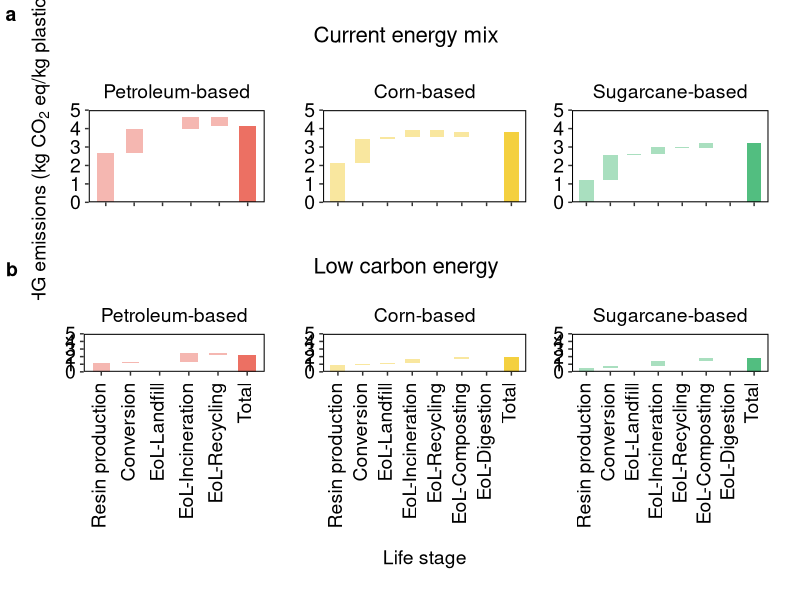

R code for this plot:
install.packages("tidyverse")
library(tidyverse)

################################### Current Energy Mix: Petroleum-based ###################################################

petro <- data.frame(stage = c("Resin production", "Conversion", "EoL-Landfill", "EoL-Incineration",  
                              "EoL-Recycling", "Total"),
                    amount = c(2.665, 1.314, 0.005, 0.662, -0.531, 4.116))
                    
petro$stage <- as.factor(petro$stage)
petro$id <- seq_along(petro$amount)
petro$type <- ifelse(petro$amount > 4, "total", "slice")
# petro[petro$stage %in% c("total"), "type"] <- "net"

petro$end <- cumsum(petro$amount)
petro$end <- c(head(petro$end, -1), 0)
petro$start <- c(0, head(petro$end, -1))
petro <- petro[,c(3,1,4,6,5,2)]
petro

petro$type <- as.factor(petro$type)

library(ggplot2)

f3a1 <- ggplot(petro, aes(fill = type)) + 
  scale_fill_manual(values = c("#F5B7B1", "#EC7063")) +
  geom_rect(aes(fct_inorder(stage), xmin = id - 0.3, xmax = id + 0.3, ymin = start, ymax = end)) 

################################### Current Energy Mix: Corn-based ###################################################

corn <- data.frame(stage = c("Resin production", "Conversion", "EoL-Landfill", "EoL-Incineration",  
                              "EoL-Recycling", "EoL-Composting", "EoL-Digestion","Total"),
                    amount = c(2.144,1.314,0.063,0.408,-0.395,0.254,0.012,3.800))

corn$stage <- as.factor(corn$stage)
corn$id <- seq_along(corn$amount)
corn$type <- ifelse(corn$amount > 3, "total", "slice")

corn$end <- cumsum(corn$amount)
corn$end <- c(head(corn$end, -1), 0)
corn$start <- c(0, head(corn$end, -1))
corn <- corn[,c(3,1,4,6,5,2)]
corn

corn$type <- as.factor(corn$type)

f3a2 <- ggplot(corn, aes(fill = type)) + 
  scale_fill_manual(values = c("#F9E79F", "#F4D03F")) +
  geom_rect(aes(fct_inorder(stage), xmin = id - 0.3, xmax = id + 0.3, ymin = start, ymax = end)) 

################################## Current Energy Mix: Sugarcane-based ###################################################

cane <- data.frame(stage = c("Resin production", "Conversion", "EoL-Landfill", "EoL-Incineration",  
                             "EoL-Recycling", "EoL-Composting", "EoL-Digestion","Total"),
                   amount = c(1.227,1.314,0.063,0.408,-0.068,0.254,0.012,3.211))

cane$stage <- as.factor(cane$stage)
cane$id <- seq_along(cane$amount)
cane$type <- ifelse(cane$amount > 3.000, "total","slice")

cane$end <- cumsum(cane$amount)
cane$end <- c(head(cane$end, -1), 0)
cane$start <- c(0, head(cane$end, -1))
cane <- cane[,c(3,1,4,6,5,2)]
cane

cane$type <- as.factor(cane$type)

f3a3 <- ggplot(cane, aes(fill = type)) + 
  scale_fill_manual(values = c("#A9DFBF", "#52BE80")) +
  geom_rect(aes(fct_inorder(stage), xmin = id - 0.3, xmax = id + 0.3, ymin = start, ymax = end)) 

##################################################################################################################
################################### Low carbon Energy Mix: Petroleum-based ###################################################

petro2 <- data.frame(stage = c("Resin production", "Conversion", "EoL-Landfill", "EoL-Incineration",  
                              "EoL-Recycling", "Total"),
                    amount = c(1.172,0.179,0.005,1.114,-0.232,2.237))

petro2$stage <- as.factor(petro2$stage)
petro2$id <- seq_along(petro2$amount)
petro2$type <- ifelse(petro2$amount > 2, "total", "slice")
# petro[petro$stage %in% c("total"), "type"] <- "net"

petro2$end <- cumsum(petro2$amount)
petro2$end <- c(head(petro2$end, -1), 0)
petro2$start <- c(0, head(petro2$end, -1))
petro2 <- petro2[,c(3,1,4,6,5,2)]
petro2

petro2$type <- as.factor(petro2$type)

f3b1 <- ggplot(petro2, aes(fill = type)) + 
  scale_fill_manual(values = c("#F5B7B1", "#EC7063")) +
  geom_rect(aes(fct_inorder(stage), xmin = id - 0.3, xmax = id + 0.3, ymin = start, ymax = end)) 

#################################### Low carbon Energy Mix: Corn-based ###################################################

corn2 <- data.frame(stage = c("Resin production", "Conversion", "EoL-Landfill", "EoL-Incineration",  
                             "EoL-Recycling", "EoL-Composting", "EoL-Digestion","Total"),
                   amount = c(0.884,0.179,0.063,0.597,-0.019,0.277,0.026,2.006))

corn2$stage <- as.factor(corn2$stage)
corn2$id <- seq_along(corn2$amount)
corn2$type <- ifelse(corn2$amount > 1.9, "total", "slice")

corn2$end <- cumsum(corn2$amount)
corn2$end <- c(head(corn2$end, -1), 0)
corn2$start <- c(0, head(corn2$end, -1))
corn2 <- corn2[,c(3,1,4,6,5,2)]
corn2

corn2$type <- as.factor(corn2$type)

f3b2 <- ggplot(corn2, aes(fill = type)) + 
  scale_fill_manual(values = c("#F9E79F", "#F4D03F")) +
  geom_rect(aes(fct_inorder(stage), xmin = id - 0.3, xmax = id + 0.3, ymin = start, ymax = end)) 

##################################### Low carbon Energy Mix: Sugarcane-based ###################################################

cane2 <- data.frame(stage = c("Resin production", "Conversion", "EoL-Landfill", "EoL-Incineration",  
                             "EoL-Recycling", "EoL-Composting", "EoL-Digestion","Total"),
                   amount = c(0.541,0.179,0.063,0.597,0.102,0.277,0.026,1.783))

cane2$stage <- as.factor(cane2$stage)
cane2$id <- seq_along(cane2$amount)
cane2$type <- ifelse(cane2$amount > 1.5, "total","slice")

cane2$end <- cumsum(cane2$amount)
cane2$end <- c(head(cane2$end, -1), 0)
cane2$start <- c(0, head(cane2$end, -1))
cane2 <- cane2[,c(3,1,4,6,5,2)]
cane2

cane2$type <- as.factor(cane2$type)

f3b3 <- ggplot(cane2, aes(fill = type)) + 
  scale_fill_manual(values = c("#A9DFBF", "#52BE80")) +
  geom_rect(aes(fct_inorder(stage), xmin = id - 0.3, xmax = id + 0.3, ymin = start, ymax = end)) 

#########################################################################################################################
###################################### Combine the six panels ###########################################################

library(cowplot)
theme_set(theme_grey())
f3a <- plot_grid(f3a1 + scale_y_continuous(breaks = seq(0, 5.000, 1.000), labels=function(x) format(x, big.mark = ",", scientific = FALSE), 
                                           limits = c(0, 5.000), expand = c(0, 0)) +
                   theme_bw() +
                   labs(x = "", title = "Petroleum-based", y = expression("GHG emissions (kg "*"CO"[2]*" eq/kg plastic)")) +
                   
                   theme(plot.title = element_text(hjust = 0.5, size = 14),
                         axis.title.x = element_text(size = 14, margin = margin(t = 8)),
                         axis.title.y = element_text(size = 14, margin = margin(r = 8)),
                         axis.text.x = element_blank(),
                         axis.text.y = element_text(color = "black", size = 14, angle = 0, hjust = 0.5, vjust = 0.5,
                                                    margin = margin(l = 3, r = 3)), 
                         legend.position = "none",
                         panel.grid.major.x = element_blank(), panel.grid.major.y = element_blank(),
                         panel.grid.minor.x = element_blank(), panel.grid.minor.y = element_blank()) +
                   theme(plot.margin = unit(c(1.0, 0.05, 0.5, 0.8), "cm"),
                         panel.border = element_rect(colour = "black", fill = NA, size = 0.7)),
                 
                 f3a2 + scale_y_continuous(breaks = seq(0, 5.000, 1.000), labels=function(x) format(x, big.mark = ",", scientific = FALSE), 
                                           limits = c(0, 5.000), expand = c(0, 0)) +
                   theme_bw() +
                   labs(x = "", title = "Corn-based") +
                   
                   theme(plot.title = element_text(hjust = 0.5, size = 14),
                         axis.title.x = element_text(size = 14, margin = margin(t = 8)),
                         axis.title.y = element_text(size = 14, margin = margin(r = 8)),
                         axis.text.x = element_blank(),
                         axis.text.y = element_text(color = "black", size = 14, angle = 0, hjust = 0.5, vjust = 0.5,
                                                    margin = margin(l = 3, r = 3)), 
                         legend.position = "none",
                         panel.grid.major.x = element_blank(), panel.grid.major.y = element_blank(),
                         panel.grid.minor.x = element_blank(), panel.grid.minor.y = element_blank()) +
                   theme(plot.margin = unit(c(1.0, 0.18, 0.5, 0.85), "cm"), 
                         panel.border = element_rect(colour = "black", fill = NA, size = 0.7)),
                 
                 f3a3 + scale_y_continuous(breaks = seq(0, 5.000, 1.000), labels=function(x) format(x, big.mark = ",", scientific = FALSE), 
                                           limits = c(0, 5.000), expand = c(0, 0)) +
                   theme_bw() + labs(x = "", title = "Sugarcane-based") +
                   
                   theme(plot.title = element_text(hjust = 0.5, size = 14),
                         axis.title.x = element_text(size = 14, margin = margin(t = 8)),
                         axis.title.y = element_text(size = 14, margin = margin(r = 8)),
                         axis.text.x = element_blank(),
                         axis.text.y = element_text(color = "black", size = 14, angle = 0, hjust = 0.5, vjust = 0.5,
                                                    margin = margin(l = 3, r = 3)), 
                         panel.grid.major.x = element_blank(), panel.grid.major.y = element_blank(),
                         panel.grid.minor.x = element_blank(), panel.grid.minor.y = element_blank()) +
                   theme(legend.position = "none", plot.margin = unit(c(1.0, 0.8, 0.5, 0.4), "cm"),
                         panel.border = element_rect(colour = "black", fill = NA, size = 0.7)),
                 align = "h", ncol = 3, rel_widths = c(1,1,1))


f3b <- plot_grid(f3b1 + scale_y_continuous(breaks = seq(0, 5.000, 1.000), labels=function(x) format(x, big.mark = ",", scientific = FALSE), 
                                   limits = c(0, 5.000), expand = c(0, 0)) +
                   theme_bw() +
                   labs(x = "", title = "Petroleum-based", y = "") +
                   
                   theme(plot.title = element_text(hjust = 0.5, size = 14),
                         axis.title.x = element_text(size = 14, margin = margin(t = 8)),
                         axis.title.y = element_text(size = 14, margin = margin(r = 8)),
                         axis.text.x = element_text(color = "black", size = 14, angle = 90, hjust = 1, vjust = 0.3, 
                                                    margin = margin(t = 5, b = 5)),
                         axis.text.y = element_text(color = "black", size = 14, angle = 0, hjust = 0.5, vjust = 0.5,
                                                    margin = margin(l = 3, r = 3)), 
                         legend.position = "none",
                         panel.grid.major.x = element_blank(), panel.grid.major.y = element_blank(),
                         panel.grid.minor.x = element_blank(), panel.grid.minor.y = element_blank()) +
                   theme(plot.margin = unit(c(0.2, 0.05, 0.8, 0.8), "cm"),
                         panel.border = element_rect(colour = "black", fill = NA, size = 0.7)),
                 
                 f3b2 + scale_y_continuous(breaks = seq(0, 5.000, 1.000), labels=function(x) format(x, big.mark = ",", scientific = FALSE), 
                                          limits = c(0, 5.000), expand = c(0, 0)) +
                   theme_bw() +
                   labs(x = "Life stage", title = "Corn-based", vjust = 1) +
                   
                   theme(plot.title = element_text(hjust = 0.5, size = 14),
                         axis.title.x = element_text(size = 14, margin = margin(t = 8)),
                         axis.title.y = element_text(size = 14, margin = margin(r = 8)),
                         axis.text.x = element_text(color = "black", size = 14, angle = 90, hjust = 1, vjust = 0.3, 
                                                    margin = margin(t = 5, b = 5)),
                         axis.text.y = element_text(color = "black", size = 14, angle = 0, hjust = 0.5, vjust = 0.5,
                                                    margin = margin(l = 3, r = 3)), 
                         legend.position = "none",
                         panel.grid.major.x = element_blank(), panel.grid.major.y = element_blank(),
                         panel.grid.minor.x = element_blank(), panel.grid.minor.y = element_blank()) +
                   theme(plot.margin = unit(c(0.2, 0.18, 0.8, 0.85), "cm"), 
                         panel.border = element_rect(colour = "black", fill = NA, size = 0.7)),
                 
                 f3b3 + scale_y_continuous(breaks = seq(0, 5.000, 1.000), labels=function(x) format(x, big.mark = ",", scientific = FALSE), 
                                          limits = c(0, 5.000), expand = c(0, 0)) +
                   theme_bw() + labs(x = "", title = "Sugarcane-based") +
                   
                   theme(plot.title = element_text(hjust = 0.5, size = 14),
                         axis.title.x = element_text(size = 14, margin = margin(t = 8)),
                         axis.title.y = element_text(size = 14, margin = margin(r = 8)),
                         axis.text.x = element_text(color = "black", size = 14, angle = 90, hjust = 1, vjust = 0.3, 
                                                    margin = margin(t = 5, b = 5)),
                         axis.text.y = element_text(color = "black", size = 14, angle = 0, hjust = 0.5, vjust = 0.5,
                                                    margin = margin(l = 3, r = 3)), 
                         panel.grid.major.x = element_blank(), panel.grid.major.y = element_blank(),
                         panel.grid.minor.x = element_blank(), panel.grid.minor.y = element_blank()) +
                   theme(legend.position = "none", plot.margin = unit(c(0.2, 0.8, 0.8, 0.4), "cm"),
                         panel.border = element_rect(colour = "black", fill = NA, size = 0.7)),
                 align = "h", ncol = 3, rel_widths = c(1,1,1)) 

jpeg("Fig 3.jpeg", width = 9, height = 9, units = 'in', res = 1200)
plot_grid(f3a + theme(plot.title = element_text(hjust = 0.5, size = 16)) + labs(title = "\n  Current energy mix", hjust = 0.5), 
          f3b + theme(plot.title = element_text(hjust = 0.5, size = 16)) + labs(title = "  Low carbon energy\n", hjust = 0.5), 
          labels = "auto", ncol = 1, rel_heights = c(0.74,1))
dev.off()
